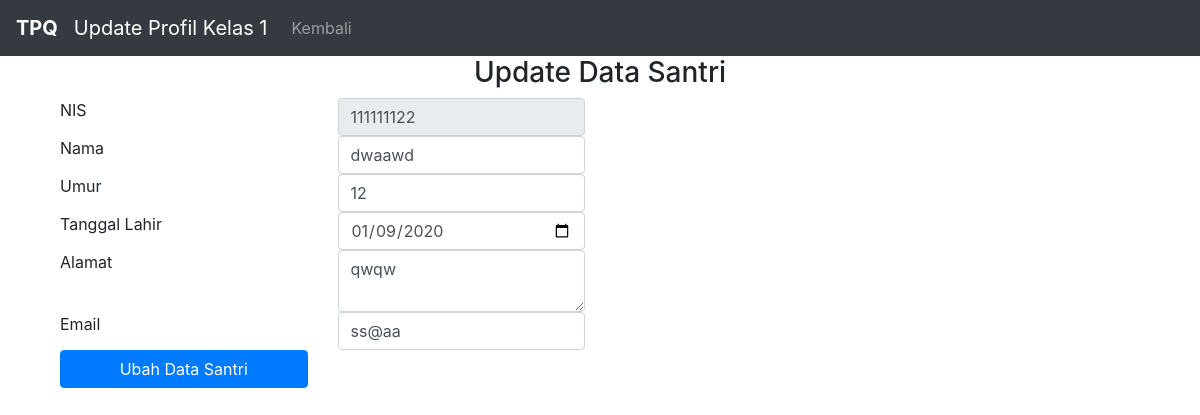
Page /ubah_profil1.php?nis=111111122 on the committed database.
### tables this page shows
CREATE TABLE IF NOT EXISTS `tbl_kelas1` (
  `nis` int(20) NOT NULL,
  `nama` varchar(50) NOT NULL,
  `umur` int(20) NOT NULL,
  `tgl` date NOT NULL,
  `alamat` varchar(255) NOT NULL,
  `email` varchar(50) NOT NULL
);

### ubah_profil1.php (the view, shortened to what this page needs)
<!DOCTYPE html>
<html>
<head>
	<link rel="stylesheet" href="css/bootstrap.css">
	<link rel="stylesheet" href="css/bootstrap.min.css">
</head>
<body>
<nav class="navbar navbar-expand-lg navbar-dark bg-dark">
<a class="navbar-brand" href="#"><b>TPQ</b></a>
  <a class="navbar-brand" href="">Update Profil Kelas 1</a>
  <div class="collapse navbar-collapse" id="navbarNav">
    <ul class="navbar-nav">
	<li class="nav-item">
        <a class="nav-link" href="home.php">Kembali</a>
      </li>
    </ul>
  </div>
</nav>
	<div class="container">
    <h3 style="text-align: center;"> Update Data Santri</h3>
      <div class="col-sm-6">
        <?php
        include "koneksi.php";
        $sql = $koneksi->query("SELECT * FROM tbl_kelas1 WHERE nis=".$_GET['nis']);
        $s = mysqli_fetch_array($sql);
        ?>
        <form action="ubahpr_profil1.php" method="POST">
          <div class="row">
            <div class="col-sm-6">
              <label>NIS</label>
            </div>
            <div class="col-sm-6">
              <input type="text" name="nis" class="form-control" maxlength="9" value="<?php echo $s['nis']?>" readonly>
            </div>
          </div>
          <div class="row">
            <div class="col-sm-6">
              <label>Nama</label>
            </div>
            <div class="col-sm-6">
              <input type="text" name="nama" class="form-control" value="<?php echo $s['nama']?>">
            </div>
          </div>
           <div class="row">
            <div class="col-sm-6">
              <label>Umur</label>
            </div>
            <div class="col-sm-6">
              <input type="text" name="umur" class="form-control" value="<?php echo $s['umur']?>">
            </div>
          </div>
             <div class="row">
            <div class="col-sm-6">
              <label>Tanggal Lahir</label>
            </div>
            <div class="col-sm-6">
              <input type="date" name="tgl" class="form-control" value="<?php echo $s['tgl']?>">
            </div>
          </div>
            <div class="row">
            <div class="col-sm-6">
              <label>Alamat</label>
            </div>
            <div class="col-sm-6">
              <textarea name="alamat" class="form-control" value=""><?php echo $s['alamat']?></textarea>
            </div>
          </div>
            <div class="row">
            <div class="col-sm-6">
              <label>Email</label>
            </div>
            <div class="col-sm-6">
              <input type="email" name="email" class="form-control" value="<?php echo $s['email']?>">
            </div>
          </div>
    <div class="row">
      <div class="col-sm-6">
     <button type="submit" class="btn btn-primary btn-block">Ubah Data Santri</button>
          </div>
        </div>
    </form>
      </div>
</div>
</body>
</html>

### rows in the picture
tbl_kelas1: nis "111111122", nama "dwaawd", umur "12", tgl "01/09/2020", alamat "qwqw", email "ss@aa"
